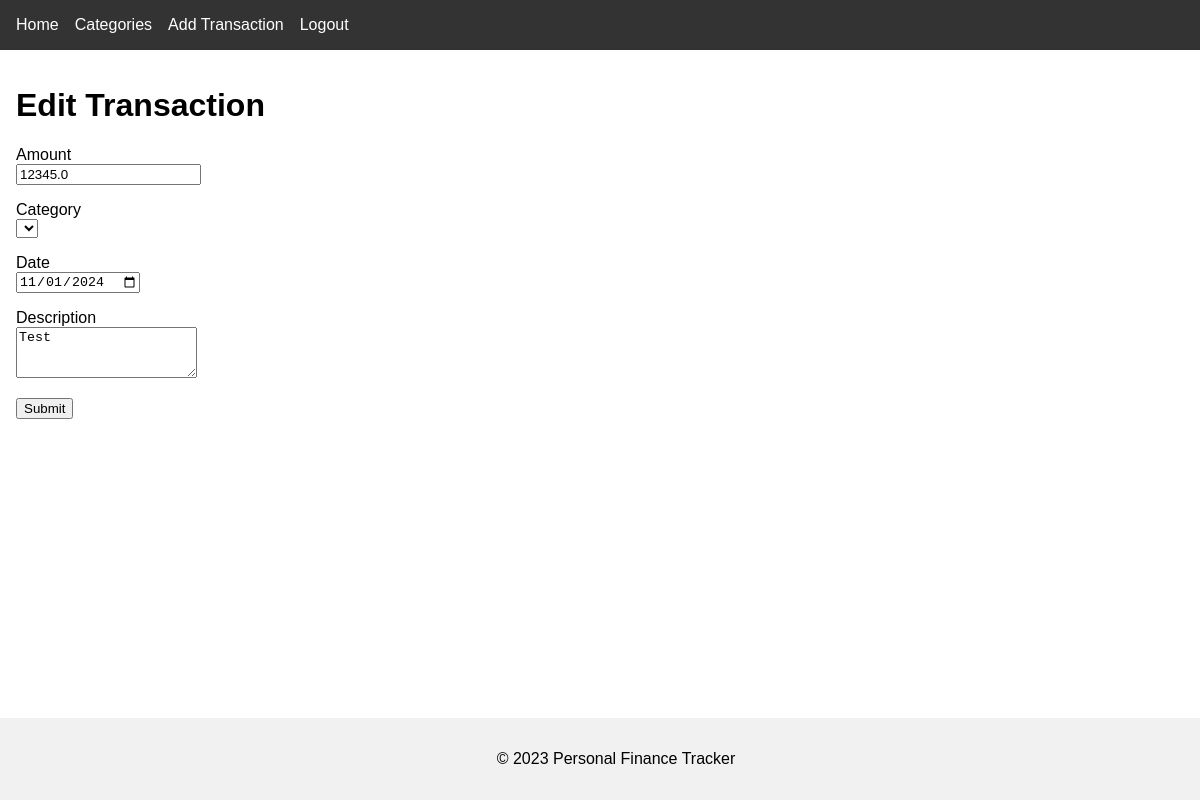
Screenshot of /edit_transaction/1 (signed in) with the database file from the repository.
### app/models.py (models this page shows, shortened)
class Transaction(db.Model):
    id = db.Column(db.Integer, primary_key=True)
    amount = db.Column(db.Float, nullable=False)
    date = db.Column(db.DateTime, index=True, nullable=False)
    description = db.Column(db.String(200))
    user_id = db.Column(db.Integer, db.ForeignKey('user.id'), nullable=False)
    category_id = db.Column(db.Integer, db.ForeignKey('category.id'))
    category = db.relationship('Category', back_populates='transactions', lazy=True)

### app/routes.py (the view)
@app.route('/edit_transaction/<int:transaction_id>', methods=['GET', 'POST'])
@login_required
def edit_transaction(transaction_id):
    transaction = Transaction.query.get_or_404(transaction_id)
    if transaction.user_id != current_user.id:
        flash('You do not have permission to edit this transaction.')
        return redirect(url_for('index'))
    form = TransactionForm()
    if form.validate_on_submit():
        transaction.amount = form.amount.data
        transaction.category = form.category.data
        transaction.date = form.date.data
        transaction.description = form.description.data
        db.session.commit()
        flash('Your transaction has been updated.')
        return redirect(url_for('index'))
    elif request.method == 'GET':
        form.amount.data = transaction.amount
        form.category.data = transaction.category
        form.date.data = transaction.date
        form.description.data = transaction.description
    return render_template('edit_transaction.html', title='Edit Transaction', form=form)

### app/forms.py
class TransactionForm(FlaskForm):
    amount = FloatField('Amount', validators=[DataRequired()])
    category = SelectField('Category', coerce=int, validators=[DataRequired()])
    date = DateField('Date', validators=[DataRequired()], format='%Y-%m-%d')
    description = TextAreaField('Description', validators=[Length(max=200)])
    submit = SubmitField('Submit')

### app/__init__.py (called while the page is built)
@login.user_loader
def load_user(user_id):
    return User.query.get(int(user_id))

### templates/edit_transaction.html (shortened to what this page needs)
{% extends 'base.html' %}
{% block content %}
<h1>Edit Transaction</h1>
<form action="" method="post">
    <p>
        {{ form.amount.label }}<br>
        {{ form.amount() }}
    </p>
    <p>
        {{ form.category.label }}<br>
        {{ form.category() }}
    </p>
    <p>
        {{ form.date.label }}<br>
        {{ form.date() }}
    </p>
    <p>
        {{ form.description.label }}<br>
        {{ form.description(rows=3) }}
    </p>
    <p>{{ form.submit() }}</p>
</form>
{% endblock %}

### static/css/styles.css (style rules this page uses)
body { font-family: Arial, sans-serif; margin: 0; padding: 0; }

### rows the page displays
Transaction: amount "12345.0", date "11/01/2024", description "Test"
